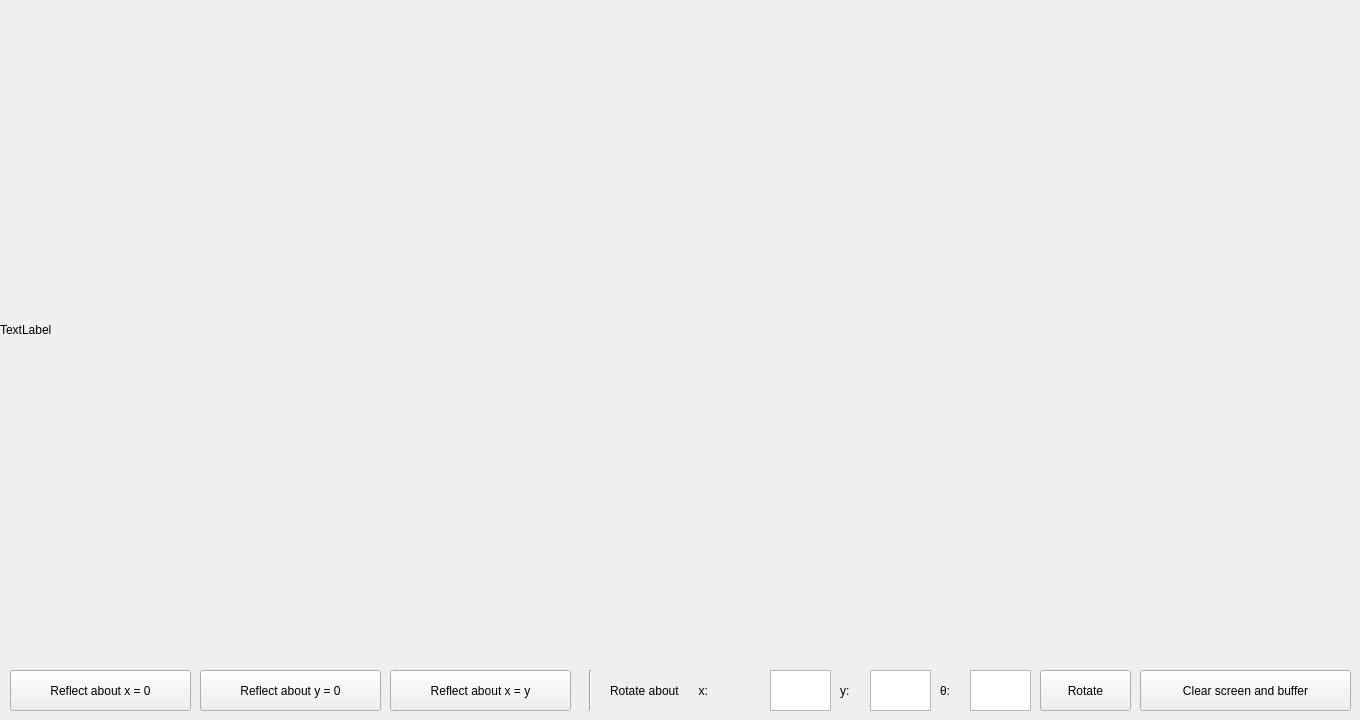
<?xml version="1.0" encoding="UTF-8"?>
<ui version="4.0">
 <class>MainWindow</class>
 <widget class="QMainWindow" name="MainWindow">
  <property name="geometry">
   <rect>
    <x>0</x>
    <y>0</y>
    <width>1360</width>
    <height>720</height>
   </rect>
  </property>
  <property name="windowTitle">
   <string>MainWindow</string>
  </property>
  <widget class="QWidget" name="centralwidget">
   <widget class="QLabel" name="label">
    <property name="geometry">
     <rect>
      <x>0</x>
      <y>0</y>
      <width>1360</width>
      <height>660</height>
     </rect>
    </property>
    <property name="text">
     <string>TextLabel</string>
    </property>
   </widget>
   <widget class="QPushButton" name="Buttonx_0">
    <property name="geometry">
     <rect>
      <x>10</x>
      <y>670</y>
      <width>181</width>
      <height>41</height>
     </rect>
    </property>
    <property name="text">
     <string>Reflect about x = 0</string>
    </property>
   </widget>
   <widget class="QPushButton" name="Buttony_0">
    <property name="geometry">
     <rect>
      <x>200</x>
      <y>670</y>
      <width>181</width>
      <height>41</height>
     </rect>
    </property>
    <property name="text">
     <string>Reflect about y = 0</string>
    </property>
   </widget>
   <widget class="QPushButton" name="Buttonx_y">
    <property name="geometry">
     <rect>
      <x>390</x>
      <y>670</y>
      <width>181</width>
      <height>41</height>
     </rect>
    </property>
    <property name="text">
     <string>Reflect about x = y</string>
    </property>
   </widget>
   <widget class="Line" name="line">
    <property name="geometry">
     <rect>
      <x>580</x>
      <y>670</y>
      <width>20</width>
      <height>41</height>
     </rect>
    </property>
    <property name="orientation">
     <enum>Qt::Vertical</enum>
    </property>
   </widget>
   <widget class="QTextEdit" name="textEditX">
    <property name="geometry">
     <rect>
      <x>770</x>
      <y>670</y>
      <width>61</width>
      <height>41</height>
     </rect>
    </property>
   </widget>
   <widget class="QLabel" name="labelY">
    <property name="geometry">
     <rect>
      <x>840</x>
      <y>670</y>
      <width>21</width>
      <height>41</height>
     </rect>
    </property>
    <property name="text">
     <string>y:</string>
    </property>
   </widget>
   <widget class="QLabel" name="labelX">
    <property name="geometry">
     <rect>
      <x>610</x>
      <y>670</y>
      <width>161</width>
      <height>41</height>
     </rect>
    </property>
    <property name="text">
     <string>Rotate about      x:</string>
    </property>
   </widget>
   <widget class="QTextEdit" name="textEditY">
    <property name="geometry">
     <rect>
      <x>870</x>
      <y>670</y>
      <width>61</width>
      <height>41</height>
     </rect>
    </property>
    <property name="html">
     <string>&lt;!DOCTYPE HTML PUBLIC &quot;-//W3C//DTD HTML 4.0//EN&quot; &quot;http://www.w3.org/TR/REC-html40/strict.dtd&quot;&gt;
&lt;html&gt;&lt;head&gt;&lt;meta name=&quot;qrichtext&quot; content=&quot;1&quot; /&gt;&lt;style type=&quot;text/css&quot;&gt;
p, li { white-space: pre-wrap; }
&lt;/style&gt;&lt;/head&gt;&lt;body style=&quot; font-family:'Ubuntu'; font-size:11pt; font-weight:400; font-style:normal;&quot;&gt;
&lt;p style=&quot;-qt-paragraph-type:empty; margin-top:0px; margin-bottom:0px; margin-left:0px; margin-right:0px; -qt-block-indent:0; text-indent:0px; font-family:'Ubuntu';&quot;&gt;&lt;br /&gt;&lt;/p&gt;&lt;/body&gt;&lt;/html&gt;</string>
    </property>
   </widget>
   <widget class="QPushButton" name="rotateButton">
    <property name="geometry">
     <rect>
      <x>1040</x>
      <y>670</y>
      <width>91</width>
      <height>41</height>
     </rect>
    </property>
    <property name="text">
     <string>Rotate</string>
    </property>
   </widget>
   <widget class="QPushButton" name="csabButton">
    <property name="geometry">
     <rect>
      <x>1140</x>
      <y>670</y>
      <width>211</width>
      <height>41</height>
     </rect>
    </property>
    <property name="text">
     <string>Clear screen and buffer</string>
    </property>
   </widget>
   <widget class="QLabel" name="labelY_2">
    <property name="geometry">
     <rect>
      <x>940</x>
      <y>670</y>
      <width>21</width>
      <height>41</height>
     </rect>
    </property>
    <property name="text">
     <string>θ:</string>
    </property>
   </widget>
   <widget class="QTextEdit" name="textEditTheta">
    <property name="geometry">
     <rect>
      <x>970</x>
      <y>670</y>
      <width>61</width>
      <height>41</height>
     </rect>
    </property>
    <property name="html">
     <string>&lt;!DOCTYPE HTML PUBLIC &quot;-//W3C//DTD HTML 4.0//EN&quot; &quot;http://www.w3.org/TR/REC-html40/strict.dtd&quot;&gt;
&lt;html&gt;&lt;head&gt;&lt;meta name=&quot;qrichtext&quot; content=&quot;1&quot; /&gt;&lt;style type=&quot;text/css&quot;&gt;
p, li { white-space: pre-wrap; }
&lt;/style&gt;&lt;/head&gt;&lt;body style=&quot; font-family:'Ubuntu'; font-size:11pt; font-weight:400; font-style:normal;&quot;&gt;
&lt;p style=&quot;-qt-paragraph-type:empty; margin-top:0px; margin-bottom:0px; margin-left:0px; margin-right:0px; -qt-block-indent:0; text-indent:0px; font-family:'Ubuntu';&quot;&gt;&lt;br /&gt;&lt;/p&gt;&lt;/body&gt;&lt;/html&gt;</string>
    </property>
   </widget>
  </widget>
 </widget>
 <resources/>
 <connections/>
</ui>
